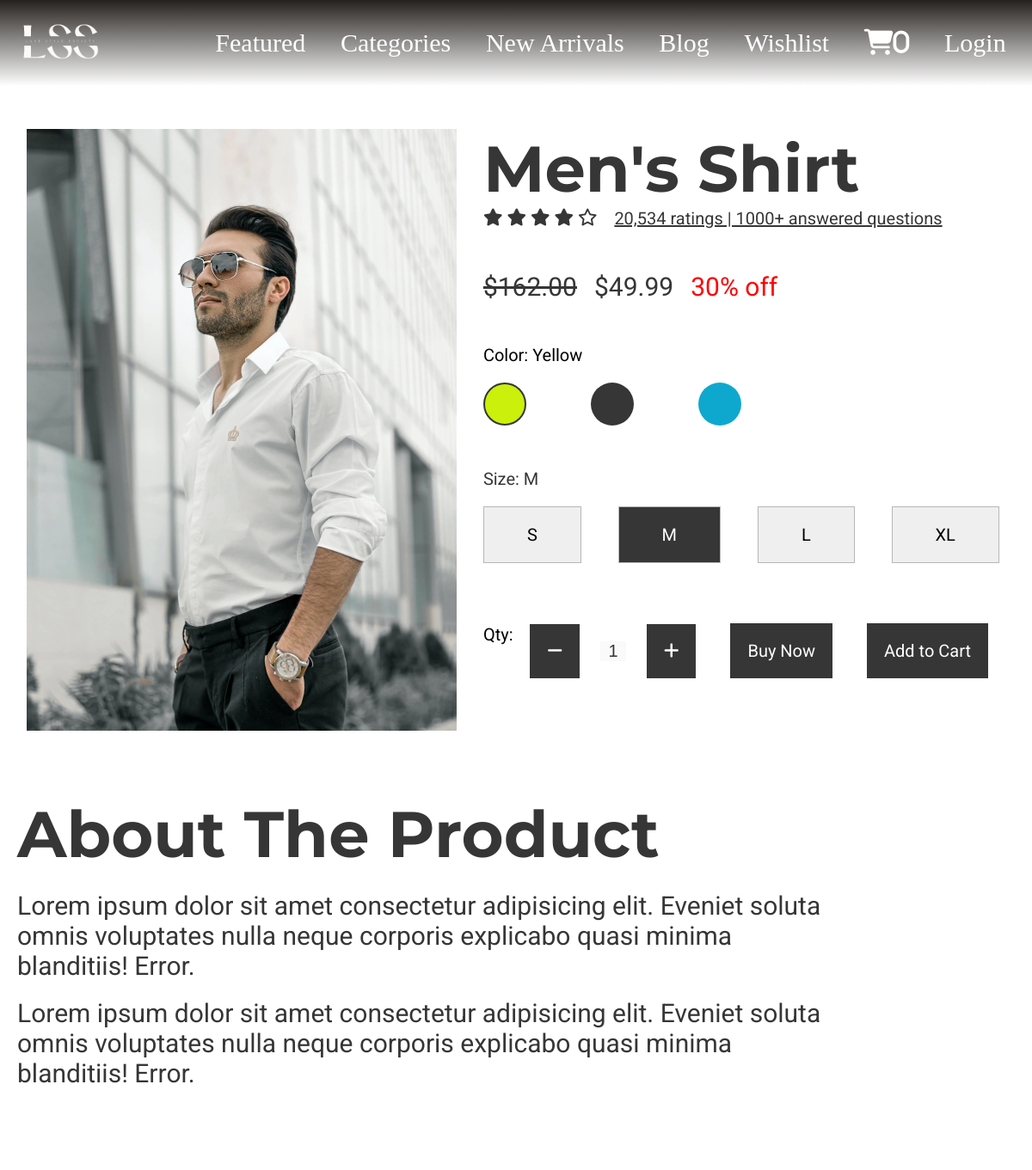
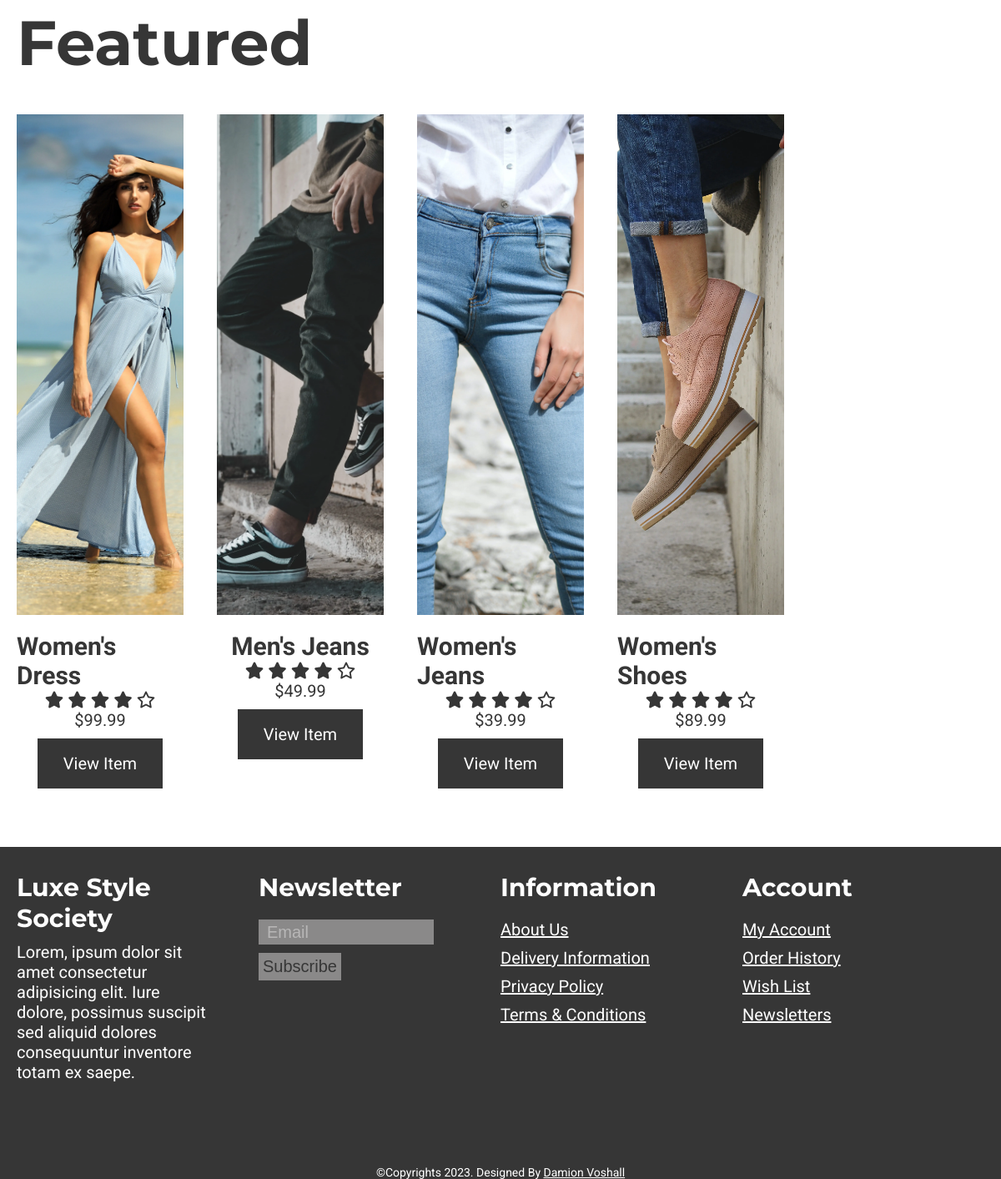
The page /product.php on the database its author committed (2 pictures, top to bottom).
### tables this page shows
CREATE TABLE `product` (
  `item_id` bigint(20) UNSIGNED NOT NULL,
  `item_name` varchar(255) NOT NULL,
  `item_price` double(10,2) NOT NULL,
  `item_image` varchar(255) NOT NULL,
  `item_register` date NOT NULL,
  `item_category` varchar(200) NOT NULL
);

### database/DBController.php (called while the page is built, shortened)
<?php
class DBController
{
    protected $host = 'localhost';
    protected $user = 'root';
    protected $password = '';
    protected $database = 'luxe_society';
    public function __construct()
    {
        $this->con = mysqli_connect($this->host,$this->user,$this->password,$this->database);
    }
}
?>

### functions.php (called while the page is built, shortened)
<?php session_start();
    require('database/DBController.php');
    require('database/Product.php');
    $db = new DBController();
    $product = new Product($db);
    $product_shuffle = $product->getData();
    $currentUser = array();
?>

### database/Product.php (called while the page is built, shortened)
<?php
class Product
{
    public $db = null;
    public function __construct(DBController $db)
    {
        $this->db = $db;
    }
    public function getData($table = 'product'){
        $allowedTables = ['product', 'wishlist', 'cart', 'user'];
        if (in_array($table, $allowedTables)){
        $result = $this->db->con->query("SELECT * FROM {$table}");
        $resultArray = array();
        while ($item = mysqli_fetch_array($result, MYSQLI_ASSOC)){
            $resultArray[] = $item;
        }
        return $resultArray;
    } else {
        return [];
    }
}
}
?>

### product.php (called while the page is built, shortened)
<?php
    include('header.php');
?>
<?php
    include('template/_products.php');
?>
<?php
        include('template/_featured.php');
?>
<?php
include('footer.php');
?>

### template/_featured.php (the view)
<?php
  shuffle($product_shuffle);
?>
<section id="featured">
        <div>
          <h2 class="font-mont font-size-xl color-primary">Featured</h2>
          <div class="owl-carousel owl-theme">
            <?php foreach($product_shuffle as $item) { ?>
            <div class="item">
              <div class="product font-roboto">
                <a href="<?php printf('%s?item_id=%s', 'product.php', $item['item_id']); ?>"
                  ><img src="<?php echo $item['item_image'] ?? "./assets/products/dress-shirt.jpg"; ?>" loading="lazy" alt="product1"
                /></a>
                <div class="product-info">
                  <h3 class="font-size-lg color-primary"><?php echo $item['item_name'] ?? "Unknown"; ?></h3>
                  <div class="font-size-20 color-primary">
                    <span><i class="fas fa-star"></i></span>
                    <span><i class="fas fa-star"></i></span>
                    <span><i class="fas fa-star"></i></span>
                    <span><i class="fas fa-star"></i></span>
                    <span><i class="far fa-star"></i></span>
                  </div>
                  <div>
                    <span class="font-size-20 color-primary">$<?php echo $item['item_price'] ?? '0'; ?></span>
                  </div>
                  <div>
                    <?php
                      if(isset($currentUser) && array_key_exists('user_id', $currentUser) && in_array($item['item_id'],$Cart->getCartId($Cart->getCartData($currentUser['user_id'])) ?? [])): ?>
                        <a
                        href="<?php printf('%s?item_id=%s', 'product.php', $item['item_id']); ?>"
                        disabled
                        class="font-size-20 product-btn color-secondary-bg"
                      >
                        Added to Cart
                      </a>
                      <?php else: ?>
                        <a
                        href="<?php printf('%s?item_id=%s', 'product.php', $item['item_id']); ?>"
                        name="featured_submit"
                        class="font-size-20 product-btn color-primary-bg"
                      >
                        View Item
                      </a>
                      <?php endif; ?>
                      </div>
                </div>
              </div>
            </div>
            <?php }  ?>
          </div>
        </div>
      </section>

### template/_products.php (shortened to what this page needs)
<?php
$item_id = $_GET['item_id'] ?? 1;
foreach ($product->getData() as $item) :
  if ($item['item_id'] == $item_id) :
?>
    <section id="product">
      <div>
        <div class="row">
          <div class="col">
            <img src="<?php echo $item['item_image'] ?? "./assets/products/dress-shirt.jpg"; ?>" loading="lazy" alt="product1" />
          </div>
          <div class="col">
            <h1 class="font-mont font-size-xl color-primary"><?php echo $item['item_name'] ?? "Unknown"; ?></h1>
            <div class="product-ratings">
              <div class="font-size-20 color-primary">
                <span><i class="fas fa-star"></i></span>
                <span><i class="fas fa-star"></i></span>
                <span><i class="fas fa-star"></i></span>
                <span><i class="fas fa-star"></i></span>
                <span><i class="far fa-star"></i></span>
              </div>
              <a href="#" class="font-roboto font-size-20 color-primary">20,534 ratings | 1000+ answered questions</a>
            </div>
            <div class="pricing font-roboto font-size-lg color-primary">
              <p><strike>$162.00</strike></p>
              <p class="price">$<span><?php echo $item['item_price'] ?? '0'; ?></span></p>
              <p class="discount">30% off</p>
            </div>
            <div class="col">
              <div class="color">
                <p class="font-roboto font-size-20 color-text">Color: Yellow</p>
                <div class="color-btns">
                  <button class="color-yellow-bg active-border" data-color-name="Yellow"></button>
                  <button class="color-primary-bg" data-color-name="Black"></button>
                  <button class="color-secondary-bg" data-color-name="Blue"></button>
                </div>
              </div>
            </div>
            <div class="size">
              <p class="font-roboto font-size-20 color-primary size-text">Size: M</p>
              <div class="size-btns">
                <button class="font-size-20 font-roboto" data-size="S">S</button>
                <button class="font-size-20 font-roboto active-background" data-size="M">M</button>
                <button class="font-size-20 font-roboto" data-size="L">L</button>
                <button class="font-size-20 font-roboto" data-size="XL">XL</button>
              </div>
            </div>
            <div class="purchase-btns">
              <div class="p-qty">
                <p class="font-roboto font-size-20 p-qty-txt">Qty:</p>
                <div class="font-roboto p-qty-btns">
                  <button data-id="pro1" class="p-qty-down font-size-20 color-primary-bg">
                    <i class="fa-solid fa-minus"></i>
                  </button>
                  <input data-id="pro1" type="text" class="p-qty-input font-size-20 color-primary" disabled value="1" placeholder="1" />
                  <button data-id="pro1" class="p-qty-up font-size-20 color-primary-bg">
                    <i class="fa-solid fa-plus"></i>
                  </button>
                </div>
              </div>
                <button class="font-size-20 font-roboto color-primary-bg" type="submit">
                  Buy Now
                </button>
              <form method="post">
                <?php
                if (isset($currentUser) && array_key_exists('user_id', $currentUser) && in_array($item['item_id'], $Cart->getCartId($Cart->getCartData($currentUser['user_id'])) ?? [])) {
                  echo '<button
                        type="submit"
                        disabled
                        class="font-size-20 font-roboto color-primary-bg"
                      >
                        Added to Cart
                      </button>';
                } else {
                  echo '<button
                        type="submit"
                        name="product_submit"
                        class="font-size-20 font-roboto color-primary-bg"
                      >
                        Add to Cart
                      </button>';
                }
                ?>
              </form>
            </div>
          </div>
        </div>
        <div class="product-description">
          <h2 class="font-mont font-size-xl color-primary">About The Product</h2>
          <p class="font-roboto font-size-lg color-primary">
            Lorem ipsum dolor sit amet consectetur adipisicing elit. Eveniet
            soluta omnis voluptates nulla neque corporis explicabo quasi
            minima blanditiis! Error.
          </p>
          <p class="font-roboto font-size-lg color-primary">
            Lorem ipsum dolor sit amet consectetur adipisicing elit. Eveniet
            soluta omnis voluptates nulla neque corporis explicabo quasi
            minima blanditiis! Error.
          </p>
        </div>
      </div>
    </section>
<?php
  endif;
endforeach;
?>

### style.css (style rules this page uses)
* { margin: 0; padding: 0; }
button, button:focus { outline: none; box-shadow: none; }
input, input:focus { border: none; outline: none; }
.font-roboto { font-family: "Roboto", sans-serif; }
.font-mont { font-family: "Montserrat", sans-serif; }
.font-size-20 { font-size: 20px; }
.font-size-lg { font-size: 30px; }
.font-size-xl { font-size: 75px; }
.color-primary { color: rgb(54, 54, 54); }
.color-primary-bg { background: rgb(54, 54, 54); }
.color-secondary-bg { background: #0ea8cf; }
.color-yellow-bg { background: #caf00c; }
#featured, #new-arrivals { margin-top: 100px; }
#featured h2, #new-arrivals h2 { margin-left: 20px; }
#featured .owl-carousel, #new-arrivals .owl-carousel { margin-top: 20px; }
#featured .owl-carousel .item, #new-arrivals .owl-carousel .item { margin: 20px; }
#featured .owl-carousel .item .product, #new-arrivals .owl-carousel .item .product { display: flex; flex-direction: column; align-items: center; }
#featured .owl-carousel .item .product a, #new-arrivals .owl-carousel .item .product a { overflow: hidden; }
#featured .owl-carousel .item .product img, #new-arrivals .owl-carousel .item .product img { height: 600px; width: 100%; object-fit: cover; transition: transform 0.5s ease; }
#featured .product-info, #new-arrivals .product-info { margin-top: 20px; display: flex; flex-direction: column; align-items: center; }
#featured .product-btn, #new-arrivals .product-btn { display: block; width: 130px; height: 40px; margin-top: 10px; padding: 10px; border: none; color: white; transition: background-color 0.5s ease; text-decoration: none; text-align: center; line-height: 40px; }
#product { margin-top: 150px; }
#product .row .col img { object-fit: cover; width: 500px; height: 700px; }
#product .row { display: flex; justify-content: space-evenly; }
#product .product-ratings { display: flex; }
#product .product-ratings a { margin-left: 20px; }
#product .pricing { display: flex; margin-top: 50px; }
#product .price, #product .discount { margin-left: 20px; }
#product .discount { color: red; }
#product .color { margin-top: 50px; }
#product .color .color-btns { width: 300px; display: flex; justify-content: space-between; margin-top: 20px; }
#product .color button { width: 50px; height: 50px; border: none; border-radius: 100%; transition: border 0.5s ease; }
#product .active-border { border: 2px solid rgb(54, 54, 54) !important; box-sizing: border-box; }
#product .size { margin-top: 50px; }
#product .size .size-btns { margin-top: 20px; width: 600px; display: flex; justify-content: space-between; }
#product .size button { padding: 20px 50px; border: 1px solid rgb(184, 183, 183); transition: border-color 0.5s ease; }
#product .active-background { background-color: rgb(54, 54, 54); color: white; border: none; }
#product .purchase-btns { display: flex; justify-content: center; align-items: center; margin-top: 70px; }
#product .p-qty { display: flex; }
#product .p-qty input { width: 30px; text-align: center; }
#product .purchase-btns button { margin: 0 20px; color: white; border: none; padding: 20px; transition: background-color 0.5s ease; }
#product .product-description { margin-left: 20px; margin-top: 70px; width: 80%; }
#product .product-description p { margin-top: 20px; }

### rows shown on the page
product: item_image (picture), item_name "Men's Shirt", item_price "49.99"
product: item_image (picture), item_name "Women's Dress", item_price "99.99"
product: item_image (picture), item_name "Men's Jeans", item_price "49.99"
product: item_image (picture), item_name "Women's Jeans", item_price "39.99"
product: item_image (picture), item_name "Women's Shoes", item_price "89.99"
